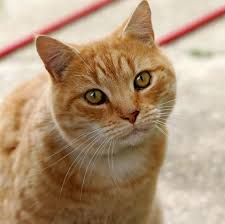
#> input picture OpenCV/Data/cat.jpg, 225 x 224 px
$ python 001.py
#> lines starting #> are read from the running program, lines starting #| are printed output that depends on the picture
import cv2

# Canny edge detection

cat = cv2.imread("Data/cat.jpg")
#> cat is the input picture: shape (224, 225, 3); mean B, G, R 120.8, 148.9, 175.9
cv2.imshow("original", cat)
cv2.waitKey(0)

cat = cv2.GaussianBlur(cat, (5, 5), 0)
cv2.imshow("blurred", cat)
cv2.waitKey(0)

edges = cv2.Canny(cat, 50, 200) # second and third values are min and max of intensity gradient
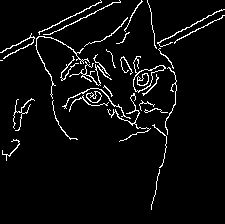
#> edges: shape (224, 225); 4.7% white in thin lines or dots
cv2.imshow("edges", edges)
cv2.waitKey(0)
cv2.destroyAllWindows()
